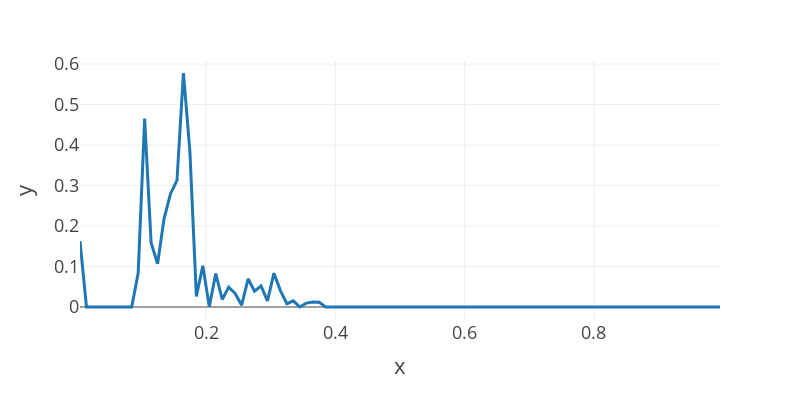

Notebook code for this chart:
### Code cell
fig=px.line(y=spec1,x=hht_f1,template="presentation")
fig.update_layout(
    autosize=False,
    width=800,
    height=400,)
fig.show()

### Figure 1 — Plotly figure (JSON) as saved in the notebook; plotly's stock layout.template omitted (floating-point values rounded to 4 significant figures)
{"data": [{"hovertemplate": "x=%{x}<br>y=%{y}<extra></extra>", "legendgroup": "", "line": {"color": "#1F77B4", "dash": "solid"}, "marker": {"symbol": "circle"}, "mode": "lines", "name": "", "orientation": "v", "showlegend": false, "type": "scatter", "x": [0.005, 0.015, 0.025, 0.035, 0.045, 0.055, 0.065, 0.075, 0.085, 0.095, 0.105, 0.115, 0.125, 0.135, 0.145, 0.155, 0.165, 0.175, 0.185, 0.195, 0.205, 0.215, 0.225, 0.235, 0.245, 0.255, 0.265, 0.275, 0.285, 0.295, 0.305, 0.315, 0.325, 0.335, 0.345, 0.355, 0.365, 0.375, 0.385, 0.395, 0.405, 0.415, 0.425, 0.435, 0.445, 0.455, 0.465, 0.475, 0.485, 0.495, 0.505, 0.515, 0.525, 0.535, 0.545, 0.555, 0.565, 0.575, 0.585, 0.595, 0.605, 0.615, 0.625, 0.635, 0.645, 0.655, 0.665, 0.675, 0.685, 0.695, 0.705, 0.715, 0.725, 0.735, 0.745, 0.755, 0.765, 0.775, 0.785, 0.795, 0.805, 0.815, 0.825, 0.835, 0.845, 0.855, 0.865, 0.875, 0.885, 0.895, 0.905, 0.915, 0.925, 0.935, 0.945, 0.955, 0.965, 0.975, 0.985, 0.995], "xaxis": "x", "y": [0.1627, 0, 0, 0, 0, 0, 0, 0, 0, 0.08372, 0.4655, 0.1586, 0.1064, 0.2178, 0.2798, 0.3124, 0.5778, 0.384, 0.02627, 0.102, 0.0009607, 0.0824, 0.01851, 0.04909, 0.03331, 0.004314, 0.06958, 0.03904, 0.05198, 0.0153, 0.08343, 0.04063, 0.008161, 0.0153, 4.68e-05, 0.009525, 0.01234, 0.01184, 0, 0, 0, 0.000526, 4.492e-05, 0, 0, 0.000274, 0, 0, 0, 6.729e-05, 0.0001334, 0, 0, 0, 0, 0, 0, 0, 0, 0, 0, 0, 0, 0, 0, 0, 0, 0, 0, 0, 0, 0, 0, 0, 0, 0, 0, 0, 0, 0, 0, 0, 0, 0, 0, 0, 0, 0, 0, 0, 0, 0, 0, 0, 0, 0, 0, 0, 0, 0], "yaxis": "y"}], "layout": {"autosize": false, "height": 400, "legend": {"tracegroupgap": 0}, "margin": {"t": 60}, "width": 800, "xaxis": {"anchor": "y", "autorange": true, "domain": [0, 1], "range": [0.005, 0.995], "title": {"text": "x"}, "type": "linear"}, "yaxis": {"anchor": "x", "autorange": true, "domain": [0, 1], "range": [-0.0321, 0.6099], "title": {"text": "y"}, "type": "linear"}}}
